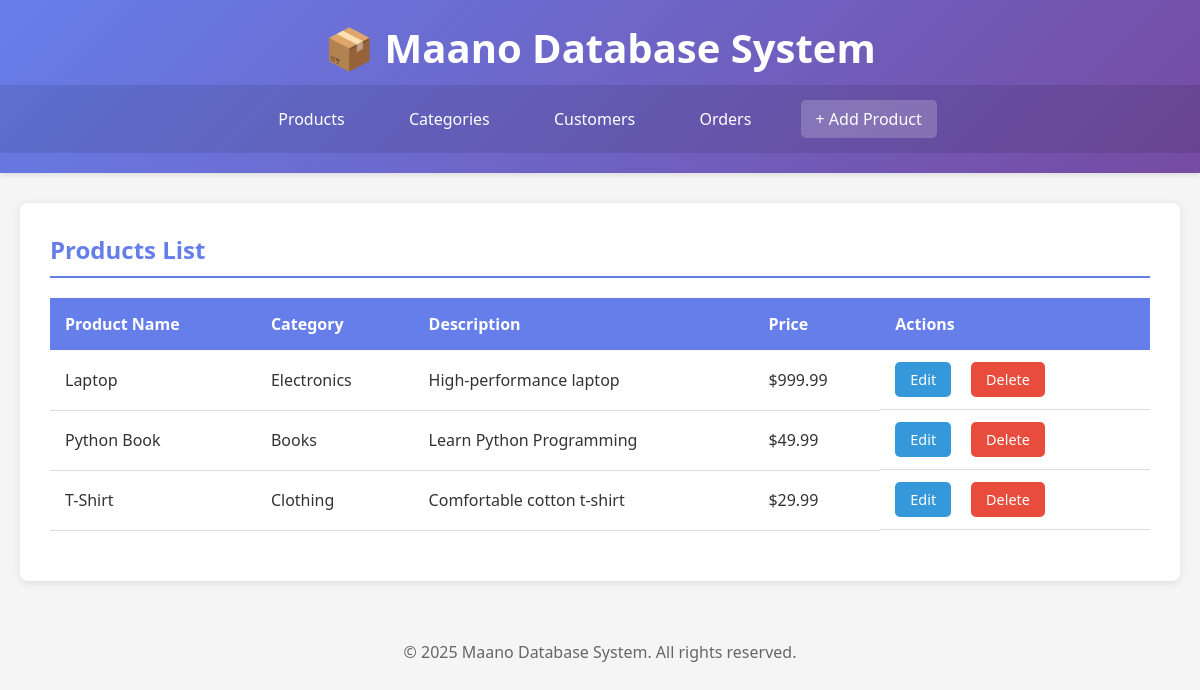
The page / on the database its author committed.
### tables this page shows
CREATE TABLE IF NOT EXISTS products (
    id INT PRIMARY KEY AUTO_INCREMENT,
    product_name VARCHAR(150) NOT NULL,
    description TEXT,
    price DECIMAL(10, 2) NOT NULL,
    category_id INT NOT NULL,
    created_at TIMESTAMP DEFAULT CURRENT_TIMESTAMP,
    FOREIGN KEY (category_id) REFERENCES categories(id) ON DELETE CASCADE
);

CREATE TABLE IF NOT EXISTS categories (
    id INT PRIMARY KEY AUTO_INCREMENT,
    category_name VARCHAR(100) NOT NULL UNIQUE,
    description TEXT,
    created_at TIMESTAMP DEFAULT CURRENT_TIMESTAMP
);

### index.php (the view, shortened to what this page needs)
<?php
include 'database.php';
$query = "SELECT p.id, p.product_name, p.description, p.price, c.category_name
          FROM products p
          JOIN categories c ON p.category_id = c.id
          ORDER BY p.product_name ASC";
$result = $conn->query($query);
?>
<!DOCTYPE html>
<html lang="en">
<head>
    <link rel="stylesheet" href="style.css">
</head>
<body>
    <header>
        <h1>📦 Maano Database System</h1>
        <nav>
            <a href="index.php">Products</a>
            <a href="manage_categories.php">Categories</a>
            <a href="manage_customers.php">Customers</a>
            <a href="view_orders.php">Orders</a>
            <a href="add_product.php" style="background-color: rgba(255,255,255,0.2);">+ Add Product</a>
        </nav>
    </header>
    <div class="container">
        <div class="content">
            <h2>Products List</h2>
            <?php
            if ($result->num_rows > 0) {
                echo '<table>';
                echo '<thead>';
                echo '<tr>';
                echo '<th>Product Name</th>';
                echo '<th>Category</th>';
                echo '<th>Description</th>';
                echo '<th>Price</th>';
                echo '<th>Actions</th>';
                echo '</tr>';
                echo '</thead>';
                echo '<tbody>';
                while ($row = $result->fetch_assoc()) {
                    echo '<tr>';
                    echo '<td>' . htmlspecialchars($row['product_name']) . '</td>';
                    echo '<td>' . htmlspecialchars($row['category_name']) . '</td>';
                    echo '<td>' . htmlspecialchars($row['description']) . '</td>';
                    echo '<td>$' . number_format($row['price'], 2) . '</td>';
                    echo '<td class="actions">';
                    echo '<a href="edit_product.php?id=' . $row['id'] . '" class="btn btn-edit">Edit</a>';
                    echo '<a href="delete_product.php?id=' . $row['id'] . '" class="btn btn-delete" onclick="return confirm(\'Are you sure?\');">Delete</a>';
                    echo '</td>';
                    echo '</tr>';
                }
                echo '</tbody>';
                echo '</table>';
            } else {
                echo '<div class="info">No products found. <a href="add_product.php">Add your first product</a></div>';
            }
            ?>
        </div>
    </div>
    <footer>
        <p>&copy; 2025 Maano Database System. All rights reserved.</p>
    </footer>
</body>
</html>

### style.css (style rules this page uses)
* { margin: 0; padding: 0; box-sizing: border-box; }
body { font-family: 'Segoe UI', Tahoma, Geneva, Verdana, sans-serif; background-color: #f5f5f5; color: #333; }
header { background: linear-gradient(135deg, #667eea 0%, #764ba2 100%); color: white; padding: 20px 0; box-shadow: 0 2px 5px rgba(0,0,0,0.1); margin-bottom: 30px; }
header h1 { text-align: center; font-size: 2.5em; margin-bottom: 10px; }
nav { text-align: center; background-color: rgba(0,0,0,0.1); padding: 15px 0; }
nav a { color: white; text-decoration: none; margin: 0 15px; padding: 8px 15px; border-radius: 5px; transition: background-color 0.3s; display: inline-block; }
.container { max-width: 1200px; margin: 0 auto; padding: 0 20px; }
.content { background: white; padding: 30px; border-radius: 8px; box-shadow: 0 2px 10px rgba(0,0,0,0.1); margin-bottom: 30px; }
h2 { color: #667eea; margin-bottom: 20px; border-bottom: 2px solid #667eea; padding-bottom: 10px; }
table { width: 100%; border-collapse: collapse; margin-bottom: 20px; }
table th { background-color: #667eea; color: white; padding: 15px; text-align: left; }
table td { padding: 12px 15px; border-bottom: 1px solid #ddd; }
table a { color: #667eea; text-decoration: none; margin-right: 10px; }
.actions { display: flex; gap: 10px; }
.actions a { display: inline-block; }
.btn { display: inline-block; padding: 8px 15px; background-color: #667eea; color: white; text-decoration: none; border-radius: 5px; transition: background-color 0.3s; border: none; cursor: pointer; font-size: 0.9em; }
.btn-edit { background-color: #3498db; }
.btn-delete { background-color: #e74c3c; }
footer { text-align: center; color: #666; padding: 20px; margin-top: 40px; }

### rows shown on the page
products: product_name "Laptop", category.category_name "Electronics", description "High-performance laptop", price "999.99"
products: product_name "Python Book", category.category_name "Books", description "Learn Python Programming", price "49.99"
products: product_name "T-Shirt", category.category_name "Clothing", description "Comfortable cotton t-shirt", price "29.99"
